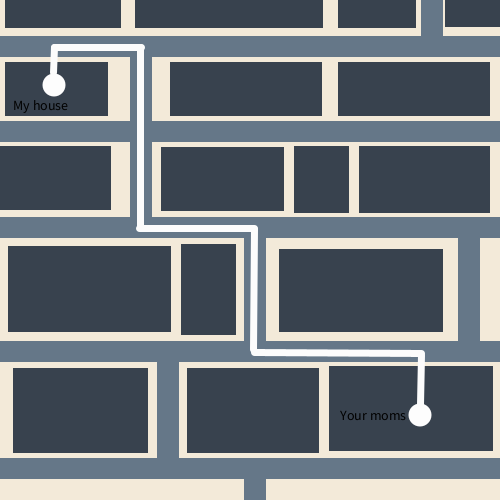
Frame 1 (no input)
Frame 60 (the mouse pressed at the canvas centre just before this capture): identical to frame 1, image omitted
Frame 120 (the mouse held since frame 60 and released just before this capture): identical to frame 1, image omitted

The Processing sketch that drew this single still picture (run headless with seeded random() and noise(); from frame 60 on, the mouse is pressed at the canvas centre):

// Processing sketch: map
// ── map.pde
void setup(){

size(500,500);

}

void draw(){

  background(243,234,217);
  
  noStroke();
  fill(101,119,136);
  rect(-10,36,542,21);
  rect(-10,217,542,21);
  rect(-10,341,542,21);
  rect(-10,458,542,21);
  rect(-10,121,542,21);
   rect(130,56,22,165);
    rect(421,-123,22,165);
     rect(244,219,22,130);
      rect(458,232,22,113);
       rect(157,344,22,121);
        rect(244,476,22,165);
  
  fill(56,66,78);
  rect(5,-172,116,200);
  rect(135,-172,188,200);
  rect(338,-172,78,200);
  rect(445,-172,116,199);
  rect(5,62,103,54);
  rect(170,62,152,54);
  rect(338,62,152,54);
  rect(-45,146,156,64);
  rect(161,147,123,64);
  rect(294,146,55,67);
  rect(359,146,131,67);
  rect(8,246,163,86);
  rect(181,244,55,91);
  rect(279,249,164,83);
  rect(13,368,135,85);
  rect(187,368,132,85);
  rect(329,366,164,85);
  
  fill(253,253,253);
  circle(54,85,23);
  circle(420,415,23);
  
  strokeWeight(7);
 stroke(252,252,252);
  line(53,72,54,47);
  line(141,47,54,47);
  line(140,47,140,226);
  line(139,228,254,228);
  line(254,229,253,349);
  line(254,352,421,353);
  line(421,355,420,404);
  
   textSize(14);
  fill(0,0,0);
  text( "My house", 13,110);
  
   textSize(14);
  fill(0,0,0);
  text( "Your moms", 340,420);
  
  
  
}
